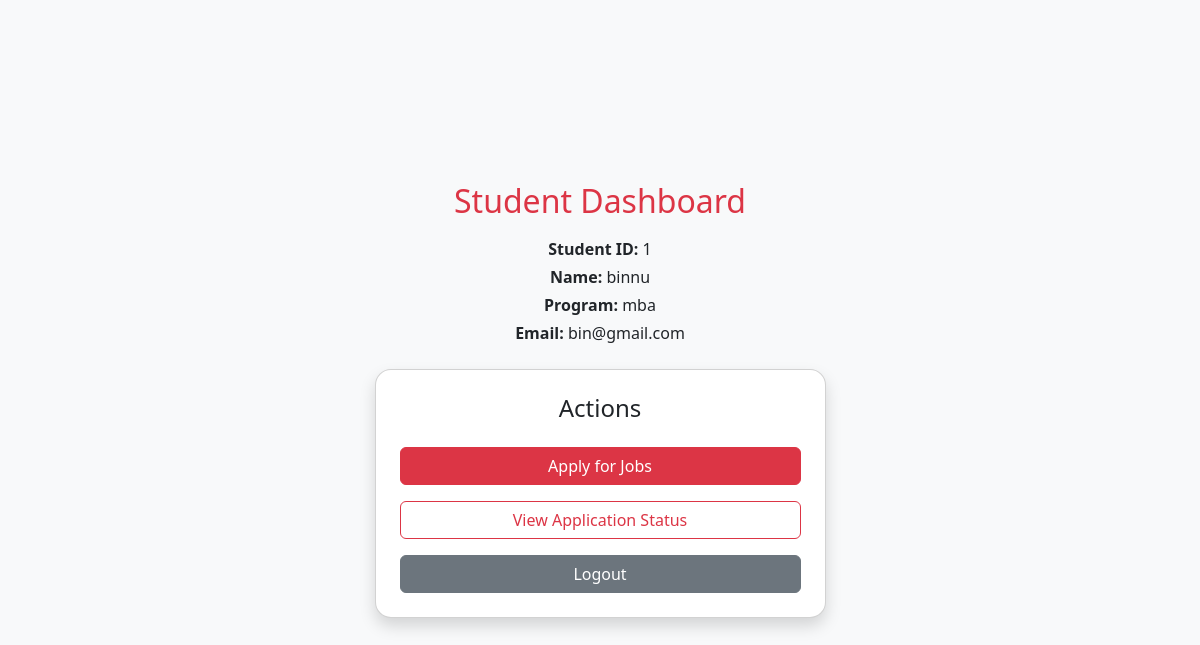
/student/dashboard (signed in), run on the app's committed database.
### tables this page shows
CREATE TABLE students(
            student_id TEXT PRIMARY KEY,
            student_name TEXT,
            program_name TEXT,
            mobile_number TEXT,
            email_id TEXT,
            password TEXT
        );

### app.py (the view)
@app.route("/student/dashboard")
def student_dashboard():
    if "student_id" not in session:
        return redirect("/student/login")
    student_id = session["student_id"]
    conn = get_connection()
    cursor = conn.cursor()
    cursor.execute("SELECT * FROM students WHERE student_id=?", (student_id,))
    student = cursor.fetchone()
    conn.close()
    return render_template("studentdashboard.html",
                           student_id=student[0],
                           student_name=student[1],
                           program_name=student[2],
                           mobile_number=student[3],
                           email_id=student[4])

### app.py (called while the page is built)
def get_connection():
    return sqlite3.connect(
        r"C:\Users\binnu\OneDrive\Desktop\iit_project\placement.db",
        timeout=10,
        check_same_thread=False
    )

### templates/studentdashboard.html (shortened to what this page needs)
<!DOCTYPE html>
<html>
<head>
    <link href="https://cdn.jsdelivr.net/npm/bootstrap@5.3.3/dist/css/bootstrap.min.css" rel="stylesheet">
</head>
<body class="bg-light d-flex justify-content-center align-items-center" style="min-height: 100vh;">
<div class="container">
    <div class="row justify-content-center">
        <div class="col-md-5">
            <h2 class="text-danger text-center mb-3">Student Dashboard</h2>
            <div class="text-center mb-4">
                <p class="mb-1"><strong>Student ID:</strong> {{ student_id }}</p>
                <p class="mb-1"><strong>Name:</strong> {{ student_name }}</p>
                <p class="mb-1"><strong>Program:</strong> {{ program_name }}</p>
                <p class="mb-0"><strong>Email:</strong> {{ email_id }}</p>
            </div>
            <div class="card shadow p-4 rounded-4">
                <h4 class="mb-4 text-center">Actions</h4>
                <a href="/job/apply" class="btn btn-danger w-100 mb-3">Apply for Jobs</a>
                <a href="/apply/status" class="btn btn-outline-danger w-100 mb-3">View Application Status</a>
                <a href="/student/logout" class="btn btn-secondary w-100">Logout</a>
            </div>
        </div>
    </div>
</div>
</body>
</html>

### data on the page
students: student_name "binnu", program_name "mba", email "bin@gmail.com"

### other printed values
{{ student_id }} "1"
